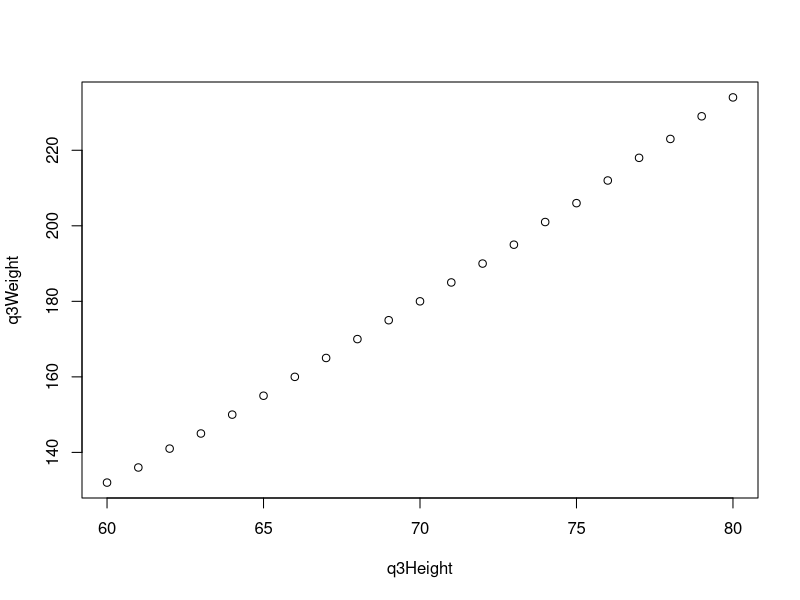
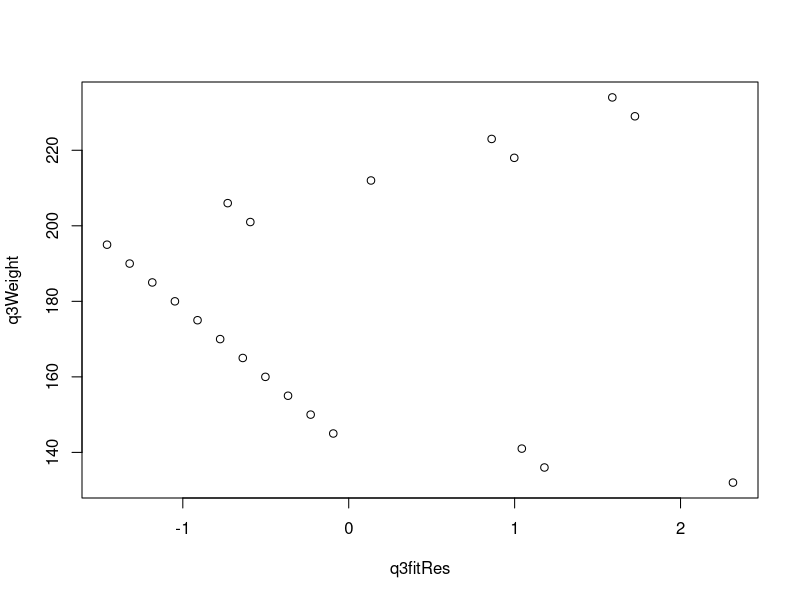
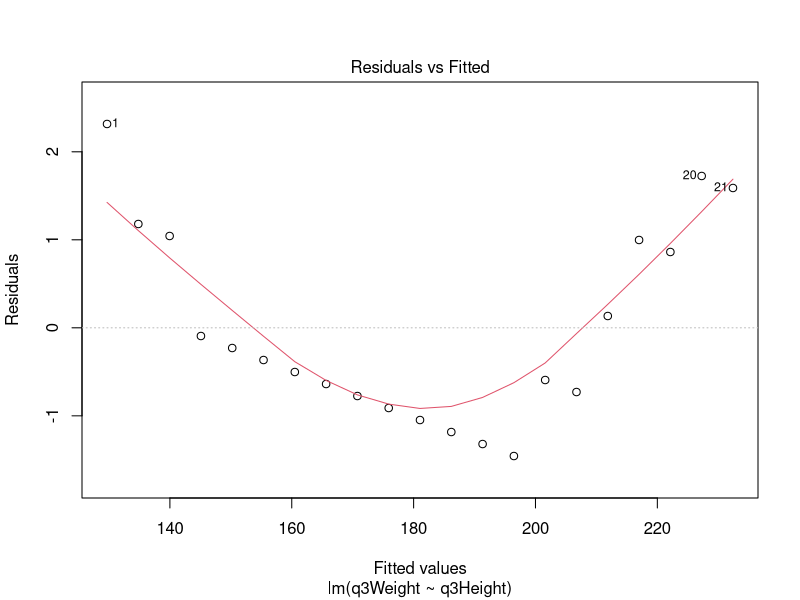
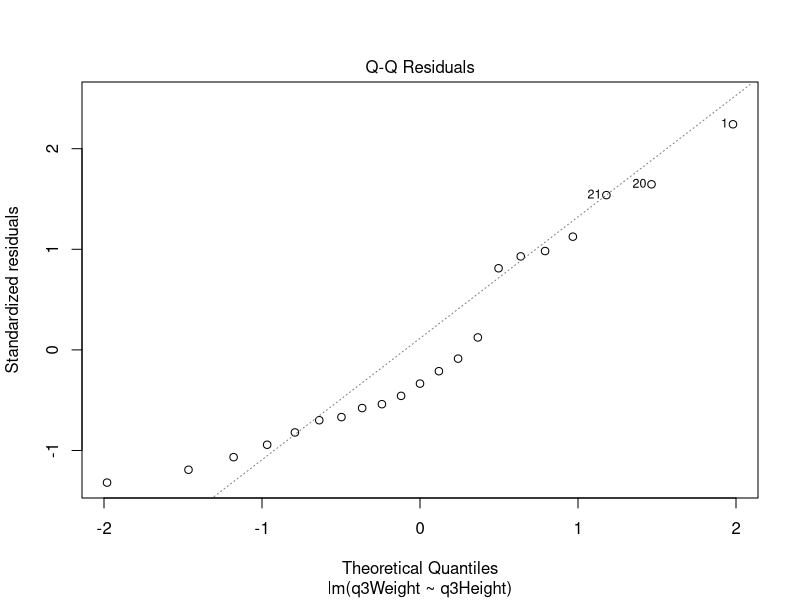
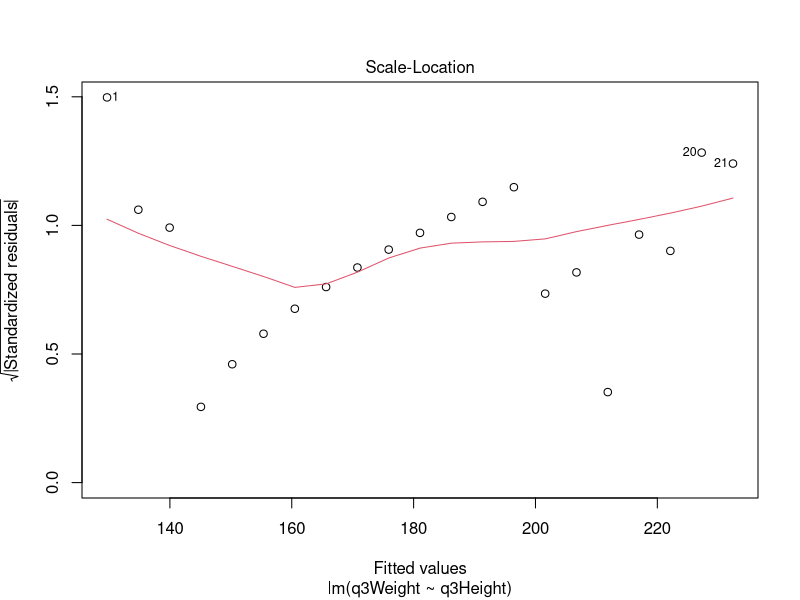
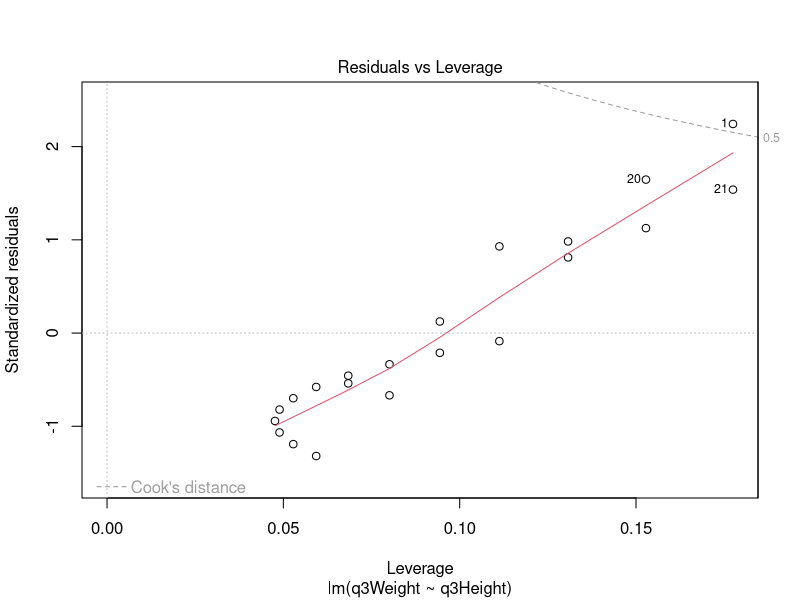
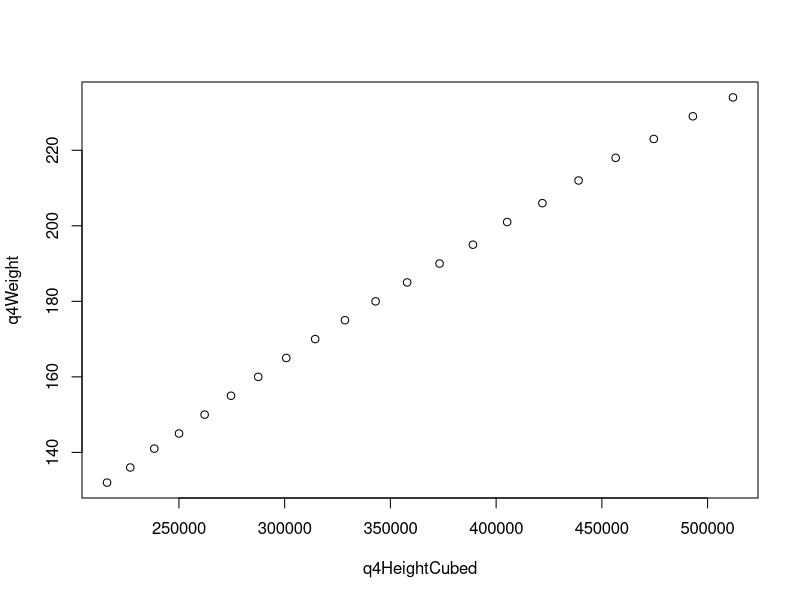
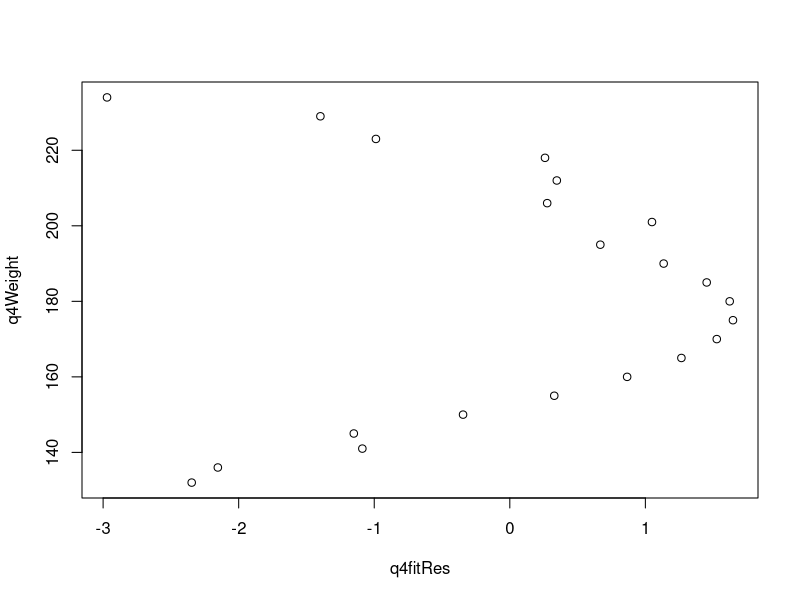

These figures' R source, in order:
## ---- chunk 1
knitr::opts_chunk$set(echo = TRUE)
## ---- chunk 2
#Long term dining behavior of students:
#25% of students who eat at grease dining hall return to eat again
#93% of those who eat at sweet dining hall return
#only two dining halls on campus, model long-term percentage of students eating at each hall

#GreaseN+1 = .7sweet + .25grease
#SweetN+1 = .93sweet + .75grease

q1Func <- function(total_students, numReps){
  studentDist <- total_students/2
  sweet <- vector()
  grease <- vector()
  
  grease[1] <- .07*(studentDist) + .25*(studentDist)
  greaseFunc <- function(grease, sweet){(.07*sweet) + (.25*grease)}
  sweet[1] <- .93*(studentDist) + .75*(studentDist)
  sweetFunc <- function(grease, sweet){(.93*sweet)+(.75*grease)}
  
  for(i in 1:numReps){
    grease[i+1] <- greaseFunc(grease[i], sweet[i])
    sweet[i+1] <- sweetFunc(grease[i], sweet[i])
  }
  cafeterias <- cbind(grease, sweet)
  return(cafeterias)
}

q1Func(100, 20)
## ---- chunk 3
#Assumptions: 
#This is a series and parallel combination system. 

#Reliability cd and radio parallel system:
cdRadio <- (.98+.97)-(.98*.97)
#Reliability of speaker 1 and 2 parallel system:
speakers <- (.99+.99)-(.99^2)
#Reliability of series of all sub-systems:
pa <- .95
totalReliability <- pa*cdRadio*speakers
totalReliability
## ---- chunk 4
#Predict weight as a function of height from table 2.7
q3Height <- 60:80
q3Weight <- c(132, 136, 141, 145, 150, 155, 160, 165, 170, 175, 180, 185, 190, 195, 201, 206, 212, 218, 223, 229, 234)

plot(q3Height, q3Weight) #Pretty linear

q3fit <- lm(q3Weight~q3Height)
q3fit$coefficients[1]
#provide the model, SSE, SSR, SST, and R^2
summary(q3fit) #shows intercept of -178.5, height coefficient of 5.14, and r-squared of .9988

q3func <- function(height, weight, regressFit){
  varLength <- length(height)
  SE <- vector()
  ST <- vector()
  
  for(i in 1:varLength){
    SE[i] <- (weight[i] - ((regressFit$coefficients[2]*height[i])+regressFit$coefficients[1]))^2
    ST[i] <- (weight[i] - mean(weight))^2
  }
  SSE <- sum(SE)
  SST <- sum(ST)
  SSR <- SST - SSE
  paste("SSE=",round(SSE,2),"SST=",round(SST,2), "SSR=", round(SSR,2))
  
}

q3func(q3Height, q3Weight, q3fit)

#or use anova to get same results:
anova(q3fit) #shows SSE of 24.6

q3fitRes <- resid(q3fit)
plot(q3Weight ~ q3fitRes)
plot(q3fit) #clear trend in the residuals, showing that it is not an adequat model
## ---- chunk 5
#Predict weight as a function of height cubed from table 2.7
q4Height <- 60:80
q4Weight <- c(132, 136, 141, 145, 150, 155, 160, 165, 170, 175, 180, 185, 190, 195, 201, 206, 212, 218, 223, 229, 234)
q4HeightCubed <- q4Height^3
plot(q4HeightCubed, q4Weight) #Pretty linear

q4fit <- lm(q4Weight~q4HeightCubed)
q4fit$coefficients[1]
#provide the model, SSE, SSR, SST, and R^2
summary(q4fit) #shows intercept of 59.5, height cubed coefficient of 0.0003467, and r-squared of .9979 (just slightly worse)

q4func <- function(height, weight, regressFit){
  varLength <- length(height)
  SE <- vector()
  ST <- vector()
  
  for(i in 1:varLength){
    SE[i] <- (weight[i] - ((regressFit$coefficients[2]*height[i])+regressFit$coefficients[1]))^2
    ST[i] <- (weight[i] - mean(weight))^2
  }
  SSE <- sum(SE)
  SST <- sum(ST)
  SSR <- SST - SSE
  paste("SSE=",round(SSE,2),"SST=",round(SST,2), "SSR=", round(SSR,2))
  
}

q4func(q4HeightCubed, q4Weight, q4fit)

#or use anova to get same results:
anova(q4fit)

q4fitRes <- resid(q4fit)
plot(q4Weight ~ q4fitRes) #very clear trend in residuals, showing that there is still room to improve the model
plot(q4fit) 
